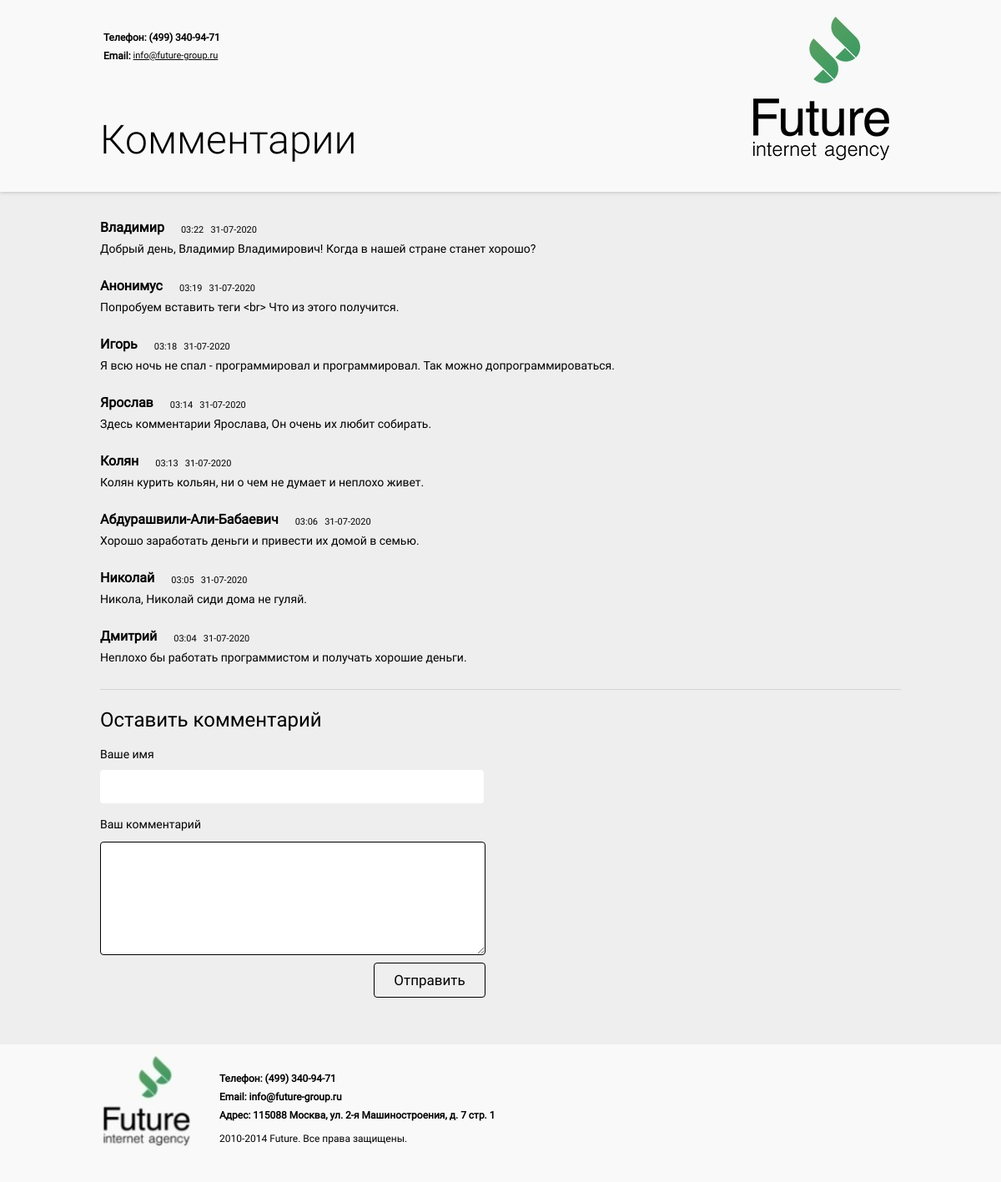
The page / on the database its author committed.
### tables this page shows
CREATE TABLE `comments` (
  `id` int(10) UNSIGNED NOT NULL,
  `username` varchar(100) NOT NULL,
  `date` timestamp NOT NULL DEFAULT current_timestamp(),
  `comment` text NOT NULL
);

### db.php (called while the page is built, shortened)
<?php
abstract class DataBase
{
    public static function getDB()
    {
        static $db = null;
        if ($db === null) {
            $dsn = 'mysql:host=' . Config::DB_HOST . ';dbname=' . Config::DB_NAME . ';charset=utf8';
            $db = new PDO($dsn, Config::DB_USER, Config::DB_PASSWORD);
            $db->setAttribute(PDO::ATTR_ERRMODE, PDO::ERRMODE_EXCEPTION);
        }
        return $db;
    }
}
class DB extends DataBase
{
    public function getDataAll()
    {
        try {
          $db = DataBase::getDB();
                $stmt = $db->prepare("SELECT * FROM `comments` ORDER BY `id` DESC");
                $stmt->execute();
                $results = $stmt->fetchAll(PDO::FETCH_ASSOC);
                return $results;
        } catch (PDOException $e) {
                echo $e->getMessage();
        }
	}
}
$obj = new DB();
$result = $obj->getDataAll();

### index.php (the view, shortened to what this page needs)
<?php require_once('db.php'); ?>
<!DOCTYPE html>
<html lang="en">
<head>
  <link rel="stylesheet" href="/css/style.css">
</head>
<body>
<div class="head">
    <header>
      <div class="h-text">
        <p class="info-header">Телефон: (499) 340-94-71</p>
        <p class="info-header">Email: <b class="info-email">info@future-group.ru</b></p>
        <h2>Комментарии</h2>
      </div>
      <div class="logo">
        <img src="/img/logo.jpg" alt="">
      </div>
    </header>
    </div>
  <div class="container">
    <main>
      <div class="users-block">
      <?php foreach($result as $value): ?>
      <?php $date = str_replace(' ', ' &nbsp;&nbsp;', date_format(date_create($value['date']), "H:i d-m-Y"));?>
      <div class="user-block">
          <p class="name"><?=$value['username']?></p><span class="date"><?=$date?></span>
          <p class="user-comment"><?=$value['comment']?></p>
        </div>
      <?php endforeach; ?>
      </div>
      <hr>
      <div class="form-block">
        <h3>Оставить комментарий</h3>
        <form action="<?=$_SERVER['PHP_SELF']?>" method="post">
          <label for="username">Ваше имя</label><br>
          <input type="text" name="username" id="username"><br>
          <label for="usercomment">Ваш комментарий</label><br>
          <textarea name="usercomment" id="usercomment"></textarea><br>
          <input type="submit" name="submit" class="submit" value="Отправить">
        </form>
      </div>
    </main>
  </div>
  <div class="foot">
      <footer>
        <div class="f-logo">
          <img src="/img/f-logo.jpg" alt="">
        </div>
        <div class="block-f-info">
          <span class="footer-info">Телефон: (499) 340-94-71</span><br>
          <span class="footer-info">Email: info@future-group.ru</span><br>
          <span class="footer-info">Адрес: 115088 Москва, ул. 2-я Машиностроения, д. 7 стр. 1</span><br>
          <span class="company">2010-2014 Future. Все права защищены.</span>
        </div>
      </footer>
    </div>
</body>
</html>

### css/style.css (style rules this page uses)
* { padding: 0; margin: 0; border: 0; font-size: 0; }
body { font-family: "Roboto"; text-align: center; background-color: #eee; margin: 0 auto; }
.container { padding-top: 2px; margin: auto; width: 960px; height: auto; background-color: #eee; }
.head { width: 100%; height: 230px; background-color: #f9f9f9; text-align: center; filter: drop-shadow(0 0 2.5px rgba(0,0,0,0.25)); }
header { margin: auto; display: block; position: relative; height: 230px; width: 960px; text-align: left; }
.h-text { display: inline-block; vertical-align: top; text-align: left; margin-top: 34px; }
.info-header { display: block; padding: 4px; font-size: 12px; color: #000000; font-weight: 700; font-family: "Roboto"; }
.info-email { display: inline-block; vertical-align: top; text-decoration: underline; font-size: 11px; color: #000000; font-weight: 400; font-family: "Roboto"; }
h2 { margin-top: 66px; width: 707px; height: 276px; font-size: 48px; line-height: 48px; color: #000000; font-weight: 200; font-family: "RobotoLight"; }
.logo { position: absolute; display: inline-block; vertical-align: top; right: 10px; top: 0; }
main { text-align: left; background-color: #eee; }
.user-block { padding-top: 10px; padding-bottom: 10px; }
p.name { display: inline-block; vertical-align: top; font-size: 16px; line-height: 18px; color: #000000; font-weight: 700; font-family: "Roboto"; }
span.date { display: inline-block; vertical-align: bottom; padding-left: 20px; font-size: 11px; line-height: 13px; color: #000000; font-weight: 300; font-family: "Roboto"; }
p.user-comment { font-size: 14px; line-height: 18px; color: #000000; font-weight: 300; font-family: "Roboto"; padding-top: 7px; padding-bottom: 7px; }
hr { background-color: #d4d4d4; width: 100%; height: 1px; margin-top: 12px; }
h3 { font-size: 24px; line-height: 32px; color: #000000; font-weight: 400; font-family: "Roboto"; margin-top: 20px; }
label { display: inline-block; vertical-align: top; font-size: 14px; line-height: 18px; color: #000000; font-weight: 300; font-family: "Roboto"; margin-top: 16px; }
#username { font-size: 14px; line-height: 18px; color: #000000; font-weight: 300; font-family: "Roboto"; width: 460px; height: 40px; margin-top: 10px; border-radius: 4px; }
#usercomment { width: 460px; height: 134px; border: 1px solid black; margin-top: 12px; border-radius: 4px; font-size: 14px; color: #000000; font-family: "Roboto"; white-space: pre; }
.submit { width: 134px; height: 42px; border: 1px solid black; color: black; font-size: 17px; font-weight: 300; font-family: "Roboto"; margin-left: 328px; margin-top: 9px; border-radius: 4px; }
.foot { height: 165px; width: 100%; text-align: center; background-color: #f9f9f9; }
footer { margin: 0 auto; width: 960px; height: 165px; background-color: #f9f9f9; text-align: left; margin-top: 56px; }
.f-logo, .block-f-info { display: inline-block; vertical-align: top; }
.block-f-info { margin-left: 32px; margin-top: 30px; }
.footer-info { display: inline-block; vertical-align: top; font-size: 12px; color: #000000; font-weight: 700; font-family: "Roboto"; padding-top: 4px; padding-bottom: 4px; }
.company { display: inline-block; font-size: 12px; color: #000000; font-weight: 400; font-family: "Roboto"; margin-top: 10px; }
.users-block { margin-top: 22px; }

### rows shown on the page
comments: username "Владимир", date "03:22 31-07-2020", comment "Добрый день, Владимир Владимирович! Когда в нашей стране станет хорошо?"
comments: username "Анонимус", date "03:19 31-07-2020", comment "Попробуем вставить теги <br> Что из этого получится."
comments: username "Игорь", date "03:18 31-07-2020", comment "Я всю ночь не спал - программировал и программировал. Так можно допрограммироваться."
comments: username "Ярослав", date "03:14 31-07-2020", comment "Здесь комментарии Ярослава, Он очень их любит собирать."
comments: username "Колян", date "03:13 31-07-2020", comment "Колян курить кольян, ни о чем не думает и неплохо живет."
comments: username "Абдурашвили-Али-Бабаевич", date "03:06 31-07-2020", comment "Хорошо заработать деньги и привести их домой в семью."
comments: username "Николай", date "03:05 31-07-2020", comment "Никола, Николай сиди дома не гуляй."
comments: username "Дмитрий", date "03:04 31-07-2020", comment "Неплохо бы работать программистом и получать хорошие деньги."
